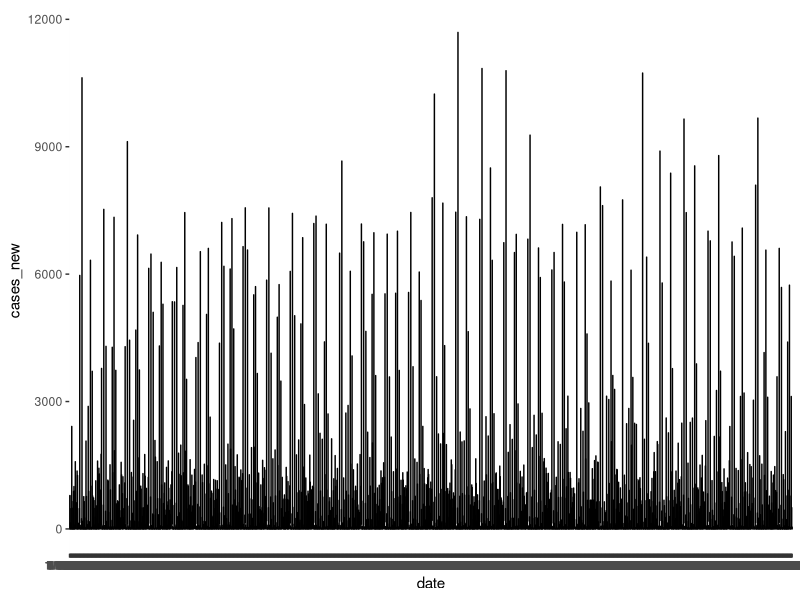

This figure's R source:
## Task 1 Data Preparation

# Load the data
covid19_malaysia <- read.csv('covid19_malaysia.csv', header=TRUE)

# Check for missing values
missing_values <- sum(is.na(covid19_malaysia))

if (missing_values == 0) {
  print('There are no missing values in the dataset.')
} else {
  print('There are some missing values in the dataset.')
}

# Check if each column's data type is correct
print(str(covid19_malaysia)) # print the structure of entire df including data types of all columns

sno_type <- typeof(covid19_malaysia[[1]][1])
date_type <- typeof(covid19_malaysia[[2]][1])
state_type <- typeof(covid19_malaysia[[3]][1])
cases_new_type <- typeof(covid19_malaysia[[4]][1])
cases_import_type <- typeof(covid19_malaysia[[5]][1])
cases_recovered_type <- typeof(covid19_malaysia[[6]][1])
cases_active_type <- typeof(covid19_malaysia[[7]][1])
cases_unvax_type <- typeof(covid19_malaysia[[8]][1])

if (sno_type =='integer' && date_type =='character' && state_type == 'character' && cases_new_type == 'integer' && cases_import_type == 'integer' && cases_recovered_type == 'integer' && cases_active_type == 'integer' && cases_unvax_type == 'integer') {
  print('Data types in all columns are correct')
} else {
  print('Data type(s) in some column(s) is/ are not correct')    
  }


## Task 2 Data Exploration


summary <- summary(covid19_malaysia)
row_count <- nrow(covid19_malaysia)

max_confirmed <- max(covid19_malaysia$cases_new)
day_max_confirmed <- covid19_malaysia$date[covid19_malaysia$cases_new==max_confirmed]

max_cured <- max(covid19_malaysia$cases_recovered)
day_max_cured <- covid19_malaysia$date[covid19_malaysia$cases_recovered==max_cured]

# Create visualizations to show the distribution of COVID-19 cases
library(ggplot2)
ggplot(covid19_malaysia, aes(x=date, y=cases_new)) + geom_line()


## Task 3 Data Manipulation

# Aggregate the data to calculate the average number of cured, deaths, and confirmed cases all over countries.
total_cases_count = sum(covid19_malaysia$cases_new)
total_cured_count = sum(covid19_malaysia$cases_recovered)
total_month_count = sum((2023-2020+1)*12+7)

# Calculate the average number of cases for each month.
average_cases_per_month = total_cases_count/total_month_count


## Task 4 Data Analysis

